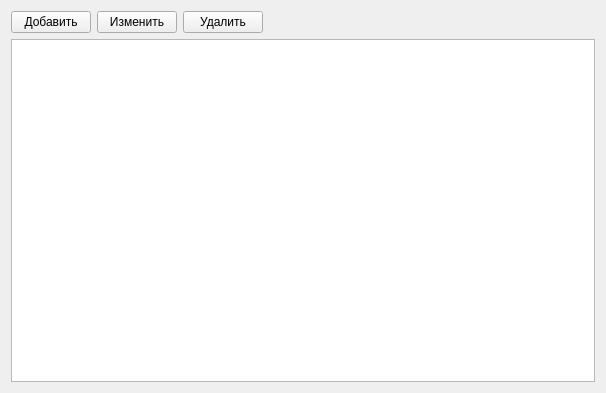
<?xml version="1.0" encoding="UTF-8"?>
<ui version="4.0">
 <class>EmploeeTableView</class>
 <widget class="QWidget" name="EmploeeTableView">
  <property name="geometry">
   <rect>
    <x>0</x>
    <y>0</y>
    <width>606</width>
    <height>393</height>
   </rect>
  </property>
  <property name="windowTitle">
   <string>СОТРУДНИКИ</string>
  </property>
  <layout class="QGridLayout" name="gridLayout">
   <item row="0" column="0">
    <layout class="QHBoxLayout" name="horizontalLayout">
     <item>
      <widget class="ActionPushButton" name="pushButtonAdd">
       <property name="text">
        <string>Добавить</string>
       </property>
      </widget>
     </item>
     <item>
      <widget class="ActionPushButton" name="pushButtonUpd">
       <property name="text">
        <string>Изменить</string>
       </property>
      </widget>
     </item>
     <item>
      <widget class="ActionPushButton" name="pushButtonDel">
       <property name="text">
        <string>Удалить</string>
       </property>
      </widget>
     </item>
     <item>
      <spacer name="horizontalSpacer">
       <property name="orientation">
        <enum>Qt::Horizontal</enum>
       </property>
       <property name="sizeHint" stdset="0">
        <size>
         <width>40</width>
         <height>20</height>
        </size>
       </property>
      </spacer>
     </item>
    </layout>
   </item>
   <item row="1" column="0">
    <widget class="QTableView" name="tableView">
     <property name="editTriggers">
      <set>QAbstractItemView::NoEditTriggers</set>
     </property>
     <property name="selectionMode">
      <enum>QAbstractItemView::SingleSelection</enum>
     </property>
     <property name="selectionBehavior">
      <enum>QAbstractItemView::SelectRows</enum>
     </property>
    </widget>
   </item>
  </layout>
 </widget>
 <customwidgets>
  <customwidget>
   <class>ActionPushButton</class>
   <extends>QPushButton</extends>
   <header>actionpushbutton.h</header>
  </customwidget>
 </customwidgets>
 <resources/>
 <connections/>
</ui>
